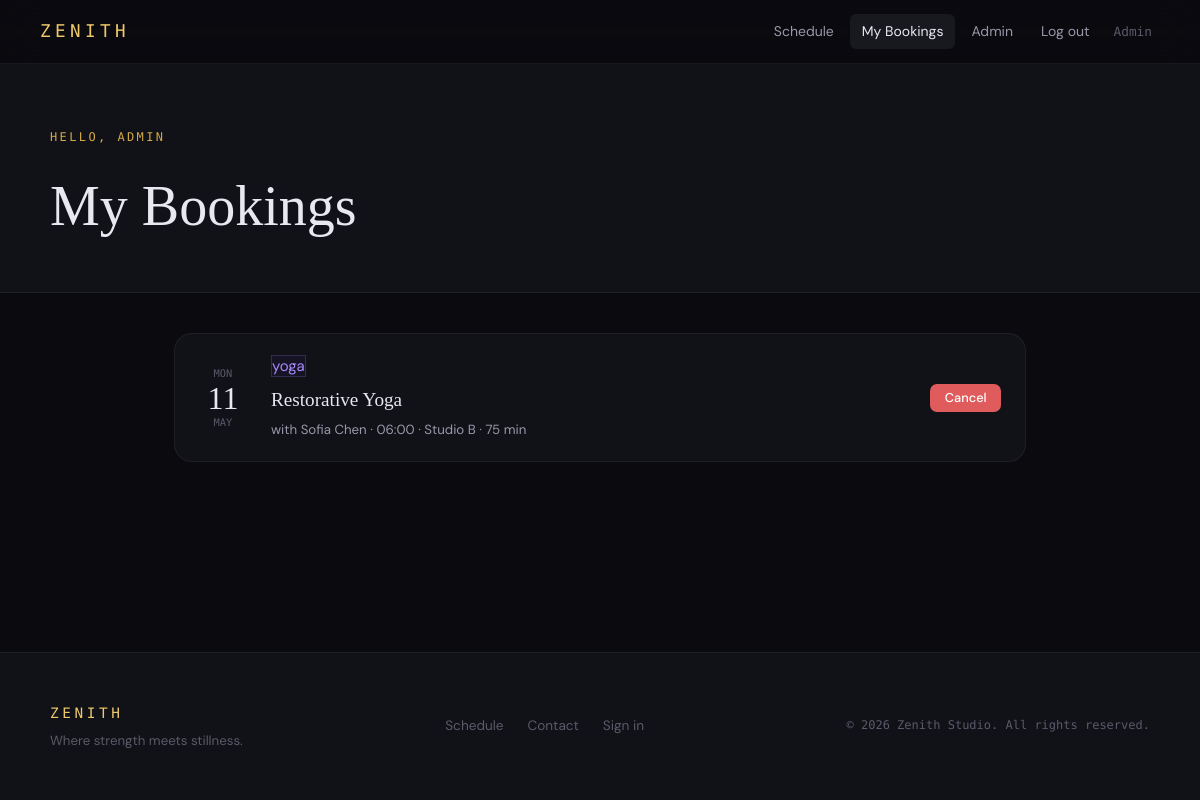
/my-bookings (signed in), run on the app's committed database.
### app/models.py (models this page shows, shortened)
class User(Base):
    __tablename__ = "users"
    id = Column(Integer, primary_key=True, index=True)
    name = Column(String, nullable=False)
    email = Column(String, unique=True, index=True, nullable=False)
    hashed_password = Column(String, nullable=False)
    is_admin = Column(Boolean, default=False)
    is_active = Column(Boolean, default=True)
    membership_type = Column(String, default="basic")  # basic, premium, vip
    created_at = Column(DateTime, default=datetime.utcnow)
    bookings = relationship("Booking", back_populates="user")

class Booking(Base):
    __tablename__ = "bookings"
    id = Column(Integer, primary_key=True, index=True)
    user_id = Column(Integer, ForeignKey("users.id"))
    class_id = Column(Integer, ForeignKey("classes.id"))
    status = Column(String, default="confirmed")  # confirmed, cancelled
    booked_at = Column(DateTime, default=datetime.utcnow)
    user = relationship("User", back_populates="bookings")
    gym_class = relationship("GymClass", back_populates="bookings")

class GymClass(Base):
    __tablename__ = "classes"
    id = Column(Integer, primary_key=True, index=True)
    title = Column(String, nullable=False)
    description = Column(Text)
    instructor = Column(String, nullable=False)
    category = Column(String, nullable=False)  # yoga, hiit, pilates, spin, etc.
    duration_minutes = Column(Integer, default=60)
    capacity = Column(Integer, default=20)
    price = Column(Float, default=0.0)
    schedule_time = Column(DateTime, nullable=False)
    location = Column(String, default="Studio A")
    is_active = Column(Boolean, default=True)
    bookings = relationship("Booking", back_populates="gym_class")

### app/main.py (the view)
@app.get("/my-bookings", response_class=HTMLResponse)
def my_bookings(request: Request, db: Session = Depends(get_db)):
    user = get_current_user(request, db)
    if not user:
        return RedirectResponse("/login", status_code=302)
    bookings = (
        db.query(Booking)
        .filter(Booking.user_id == user.id, Booking.status == "confirmed")
        .join(GymClass)
        .order_by(GymClass.schedule_time)
        .all()
    )
    return templates.TemplateResponse(
        "my_bookings.html", base_ctx(request, db, bookings=bookings)
    )

### templates/my_bookings.html (shortened to what this page needs)
{% extends "base.html" %}
{% block content %}
<div class="page-header">
  <div class="page-header-inner">
    <p class="section-eyebrow">Hello, {{ current_user.name.split()[0] }}</p>
    <h1 class="page-title">My Bookings</h1>
  </div>
</div>
<div class="mybookings-wrap">
  {% if bookings %}
  <div class="bookings-list">
    {% for b in bookings %}
    <div class="booking-row">
      <div class="booking-date-col">
        <span class="booking-day">{{ b.gym_class.schedule_time.strftime('%a') }}</span>
        <span class="booking-num">{{ b.gym_class.schedule_time.strftime('%d') }}</span>
        <span class="booking-mon">{{ b.gym_class.schedule_time.strftime('%b') }}</span>
      </div>
      <div class="booking-info">
        <span class="sched-cat cat-{{ b.gym_class.category }}">{{ b.gym_class.category }}</span>
        <h3>{{ b.gym_class.title }}</h3>
        <p>with {{ b.gym_class.instructor }} · {{ b.gym_class.schedule_time.strftime('%H:%M') }} · {{ b.gym_class.location }} · {{ b.gym_class.duration_minutes }} min</p>
      </div>
      <div class="booking-actions">
        <form method="post" action="/cancel/{{ b.id }}" onsubmit="return confirm('Cancel this booking?')">
          <button type="submit" class="btn btn-sm btn-danger">Cancel</button>
        </form>
      </div>
    </div>
    {% endfor %}
  </div>
  {% else %}
  <div class="empty-block">
    <p>You have no upcoming bookings.</p>
    <a href="/schedule" class="btn btn-primary">Browse classes →</a>
  </div>
  {% endif %}
</div>
{% endblock %}

### templates/base.html (shortened to what this page needs)
<!DOCTYPE html>
<html lang="en">
<head>
  <link rel="stylesheet" href="/static/style.css" />
</head>
<body>
<nav class="nav">
  <a href="/" class="nav-logo">ZENITH</a>
  <div class="nav-links">
    <a href="/schedule" class="nav-link {% if request.url.path == '/schedule' %}active{% endif %}">Schedule</a>
    {% if current_user %}
      <a href="/my-bookings" class="nav-link {% if request.url.path == '/my-bookings' %}active{% endif %}">My Bookings</a>
      {% if current_user.is_admin %}
        <a href="/admin" class="nav-link {% if request.url.path.startswith('/admin') %}active{% endif %}">Admin</a>
      {% endif %}
      <a href="/logout" class="nav-link">Log out</a>
      <span class="nav-user">{{ current_user.name.split()[0] }}</span>
    {% else %}
      <a href="/contact" class="nav-link {% if request.url.path == '/contact' %}active{% endif %}">Contact</a>
      <a href="/login" class="btn btn-ghost">Sign in</a>
      <a href="/register" class="btn btn-primary">Join</a>
    {% endif %}
  </div>
</nav>
<main>
  {% block content %}{% endblock %}
</main>
<footer class="footer">
  <div class="footer-inner">
    <div class="footer-brand">
      <span class="footer-logo">ZENITH</span>
      <p>Where strength meets stillness.</p>
    </div>
    <div class="footer-links">
      <a href="/schedule">Schedule</a>
      <a href="/contact">Contact</a>
      <a href="/login">Sign in</a>
    </div>
    <div class="footer-copy">© {{ now.year }} Zenith Studio. All rights reserved.</div>
  </div>
</footer>
</body>
</html>

### static/style.css (style rules this page uses)
:root { --bg: #0a0a0f; --bg-2: #111118; --bg-3: #18181f; --border: #ffffff0f; --border-2: #ffffff18; --text: #e8e8f0; --text-2: #9898aa; --text-3: #5a5a6a; --accent: #b8a5ff; --accent-2: #7c5cfc; --gold: #d4a847; --gold-2: #f0c96a; --success: #4caf82; --danger: #e05c5c; --radius: 10px; --radius-lg: 18px; --font-serif: 'Cormorant Garamond', Georgia, serif; --font-sans: 'DM Sans', system-ui, sans-serif; --font-mono: 'DM Mono', monospace; --transition: 0.22s ease; }
*, *::before, *::after { box-sizing: border-box; margin: 0; padding: 0; }
html { scroll-behavior: smooth; }
body { background: var(--bg); color: var(--text); font-family: var(--font-sans); font-size: 15px; line-height: 1.65; min-height: 100vh; display: flex; flex-direction: column; }
main { flex: 1; }
a { color: var(--accent); text-decoration: none; transition: color var(--transition); }
input, select, textarea, button { font-family: var(--font-sans); }
.nav { position: sticky; top: 0; z-index: 100; display: flex; align-items: center; justify-content: space-between; padding: 0 2.5rem; height: 64px; background: #0a0a0fcc; backdrop-filter: blur(16px); border-bottom: 1px solid var(--border); }
.nav-logo { font-family: var(--font-mono); font-size: 1.1rem; letter-spacing: 0.25em; color: var(--gold-2); font-weight: 400; }
.nav-links { display: flex; align-items: center; gap: 0.25rem; }
.nav-link { color: var(--text-2); padding: 0.4rem 0.75rem; border-radius: 6px; font-size: 0.875rem; font-weight: 400; transition: all var(--transition); }
.nav-link:hover, .nav-link.active { color: var(--text); background: var(--bg-3); }
.nav-user { font-size: 0.8rem; color: var(--text-3); padding: 0 0.5rem; font-family: var(--font-mono); }
.btn { display: inline-flex; align-items: center; justify-content: center; gap: 0.5rem; padding: 0.55rem 1.25rem; border-radius: var(--radius); font-size: 0.875rem; font-weight: 500; cursor: pointer; border: none; transition: all var(--transition); white-space: nowrap; }
.btn-danger { background: var(--danger); color: #fff; }
.btn-sm { padding: 0.35rem 0.9rem; font-size: 0.8rem; border-radius: 7px; }
.section-eyebrow { font-family: var(--font-mono); font-size: 0.75rem; letter-spacing: 0.2em; text-transform: uppercase; color: var(--gold); margin-bottom: 0.75rem; }
.cat-yoga { background: #5c3fc910; color: #a78bfa; border: 1px solid #a78bfa33; }
.page-header { padding: 4rem 1.5rem 2.5rem; border-bottom: 1px solid var(--border); background: var(--bg-2); }
.page-header-inner { max-width: 1100px; margin: 0 auto; }
.page-title { font-family: var(--font-serif); font-size: clamp(2.5rem, 5vw, 3.5rem); font-weight: 300; }
.mybookings-wrap { max-width: 900px; margin: 0 auto; padding: 2.5rem 1.5rem; }
.bookings-list { display: flex; flex-direction: column; gap: 1rem; }
.booking-row { display: flex; align-items: center; gap: 1.5rem; background: var(--bg-2); border: 1px solid var(--border); border-radius: var(--radius-lg); padding: 1.25rem 1.5rem; transition: border-color var(--transition); }
.booking-date-col { display: flex; flex-direction: column; align-items: center; min-width: 48px; }
.booking-day { font-family: var(--font-mono); font-size: 0.65rem; text-transform: uppercase; color: var(--text-3); }
.booking-num { font-family: var(--font-serif); font-size: 2rem; font-weight: 300; line-height: 1; }
.booking-mon { font-family: var(--font-mono); font-size: 0.65rem; text-transform: uppercase; color: var(--text-3); }
.booking-info { flex: 1; }
.booking-info h3 { font-family: var(--font-serif); font-size: 1.2rem; font-weight: 400; margin: 0.3rem 0 0.25rem; }
.booking-info p { font-size: 0.83rem; color: var(--text-2); }
.booking-actions { margin-left: auto; }
.footer { background: var(--bg-2); border-top: 1px solid var(--border); padding: 3rem 2rem; margin-top: auto; }
.footer-inner { max-width: 1100px; margin: 0 auto; display: flex; flex-wrap: wrap; align-items: center; gap: 2rem; justify-content: space-between; }
.footer-logo { font-family: var(--font-mono); letter-spacing: 0.25em; color: var(--gold-2); font-size: 0.9rem; }
.footer-brand p { font-size: 0.83rem; color: var(--text-3); margin-top: 0.3rem; }
.footer-links { display: flex; gap: 1.5rem; }
.footer-links a { font-size: 0.85rem; color: var(--text-3); }
.footer-copy { font-size: 0.75rem; color: var(--text-3); font-family: var(--font-mono); }

### data on the page
User: name "Admin", name "ADMIN"
Booking: gym_class.schedule_time "MON", gym_class.schedule_time "11", gym_class.schedule_time "MAY", gym_class.category "yoga", gym_class "Restorative Yoga", gym_class.instructor "Sofia Chen", gym_class.schedule_time "06:00", gym_class.location "Studio B", gym_class.duration_minutes "75"

### other printed values
{{ now.year }} "2026"
